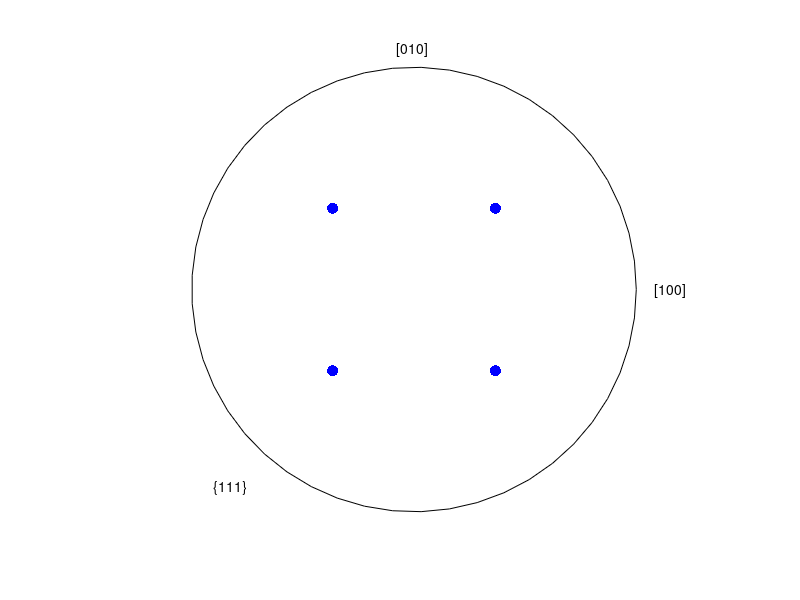

The MATLAB script that drew this image:
function plotPoleFigure( eulerAngles, plotFamily, interval, viewPlane, eulerConvention )
%PLOTPOLEFIGURE Creates crystallographic pole figures based on Euler angles
%   Function will allow the plot of any arbitrary crystal vectors viewed
%   from an arbitrary plane. Common choices for these options are built in
%   for convience. For example, to view the {111} family of plane vectors
%   (the common slip planes in an FCC crystal) simply input {111} as the
%   plotFamily. The usage is as follows:
%   plotPoleFigure( angles, {111}, [0 0 1], 1, 'kocks' );
%   
%   Defaults:
%   eulerAngles - [0 0 0]
%   plotFamily  - {111}
%   viewPlane   - [0 0 1]
%   interval    - 1
%   eulerConvention - 'kocks' (Output by ABAQUS Crystal Plasticity)
%
%   The eulerAngles can also be input as a file. The file parser is
%   currently set up to parse the output from the ABAQUS Crystal Plasticity
%   code as shown here https://icme.hpc.msstate.edu/mediawiki/index.php/Code:_ABAQUS_CPFEM
%
%   Developed on MATLAB R2014b
%   - Bradley Huddleston. April 23, 2015. Mississippi State University


% Set defaults for all arguments - allows an empty call as an example.
if nargin < 5
    eulerConvention = 'kocks';
end
if nargin < 4
    viewPlane = [0 0 1];
end
if nargin < 3
    interval = 1;
end
if nargin < 2
    plotFamily = {111};
end
if nargin < 1
    eulerAngles = [0 0 0];
end

% Set up euler angle convention
%   This method for defining the rotation matrix function allows any euler
%   angle convention to be used. The user simply has to create a function
%   named 'euler_rot_<userdefinedname>' that returns a rotation matrix 
%   according to their convention and then specify their conventionname in 
%   the plotPoleFigure function call.
eulerRot = str2func(['euler_rot_' eulerConvention]);

% Check plotFamily for common inputs
if iscell(plotFamily) && length(plotFamily)==1
if plotFamily{1} == 111
    plotFamily = [[1,1,1]',[-1,1,1]',[1,-1,1]',[-1,-1,1]']/sqrt(3);
    showFamily = [1,1,1];
        
elseif plotFamily{1} == 101
    plotFamily = [[1,0,1]',[-1,0,1]',[0,1,1]',[0,-1,1]']/sqrt(2);
    showFamily = [1,0,1];
        
else
    if mod(numel(plotFamily{1}),3)==0 
        plotFamily = reshape(plotFamily{1},3,numel(plotFamily{1})/3);
        showFamily = plotFamily;
        % Normalize vectors
        nms = repmat(arrayfun(@(x)(norm(plotFamily(:,x))),1:size(plotFamily,2)),3,1);
        plotFamily = plotFamily./nms;
    else
        error('Failed to use plotFamily. It should be a collection of 3 element vectors.')
    end
end
elseif iscell(plotFamily)
    if mod(numel(plotFamily),3)==0 
        plotFamily = reshape(plotFamily{:},3,numel(plotFamily)/3);
        showFamily = plotFamily;
        % Normalize vectors
        nms = repmat(arrayfun(@(x)(norm(plotFamily(:,x))),1:size(plotFamily,2)),3,1);
        plotFamily = plotFamily./nms;
    else
        error('Failed to use plotFamily. It should be a collection of 3 element vectors.')
    end
elseif isnumeric(plotFamily)
    if mod(numel(plotFamily),3)==0 
        plotFamily = reshape(plotFamily,3,numel(plotFamily)/3);
        showFamily = plotFamily;
        % Normalize vectors
        nms = repmat(arrayfun(@(x)(norm(plotFamily(:,x))),1:size(plotFamily,2)),3,1);
        plotFamily = plotFamily./nms;
    else
        error('Failed to use plotFamily. It should be a collection of 3 element vectors.')
    end
else
    error('Unable to parse plotFamily. It should be a numeric array of vectors.')
end

% Check interval input
if ~ischar(interval) && ~isnumeric(interval)
    error('Incorrect input for interval - it should be a number, ''all'', or ''end''')
end

% Load Euler angles
alpha={};beta={};gamma={};

if isnumeric(eulerAngles) && size(eulerAngles,2)==3
    alpha{end+1} = eulerAngles(:,1);
    beta{end+1} = eulerAngles(:,2);
    gamma{end+1} = eulerAngles(:,3);
elseif ischar(eulerAngles) && exist(eulerAngles,'file')
    f = fopen(eulerAngles,'r');
    atEOF = false;
    textscan(f,'%f','CommentStyle','*','Headerlines',1);
    niter = 0;
    while ~atEOF
        M = textscan(f,'%f %f %f %f %f %f %f %f','CommentStyle','*','Headerlines',1);
        niter = niter+1;
        if niter > 100
            warning('May take a long time for large files.')
        end
        if isempty(M{1})
            atEOF = 1;
        else
            alpha{end+1} = M{1};    %#ok<AGROW>
            beta{end+1} = M{2};     %#ok<AGROW>
            gamma{end+1} = M{3};    %#ok<AGROW>
        end
    end
elseif ischar(eulerAngles) && ~exist(eulerAngles,'file')
    error('File does not exist. Check path and try again.')
else
    error('Euler angles not set. Check inputs and try again.')
end


% Determine rotational matrices for viewing plane
plane = viewPlane/norm(viewPlane);
rotaxis = cross([0,0,1],plane);
angle = acos(dot([0,0,1],plane)/norm(plane));
if any(rotaxis)
    R_plane = rot_mat(angle,rotaxis/norm(rotaxis));
else
    R_plane = eye(3);
end

% Interval will determine plot style
if isnumeric(interval) && interval<=length(alpha{1})
	for i = 1:length(alpha{interval})
        R = eulerRot(alpha{interval}(i)*pi/180,beta{interval}(i)*pi/180,gamma{interval}(i)*pi/180);
		vec = R*plotFamily;
        % Stereoscopic Projection
        for j = 1:size(plotFamily,2)
            plane_vec = vec(:,j)'*R_plane;
            theta(i,j) = atan2(plane_vec(2),plane_vec(1));  %#ok<AGROW>
            radius(i,j) = tan(acos(abs(plane_vec(3)))/2);   %#ok<AGROW>
        end
	end

	figure
	polar(0,0)
	hold on
	h = findall(gcf,'type','line');
	delete(h)
	h = findall(gcf,'type','text');
	delete(h)
	text(-.08,1.08,'[010]')
	text(1.08,0,'[100]')
    text(-.9,-.9,sprintf('\\{%d%d%d\\}\n',showFamily))
	polar(theta,radius,'.b')
	handles = get(get(gcf,'children'),'children');
	set(handles(1:end-3),'markersize',24)

elseif ischar(interval) && strcmp(interval,'all')
     for i = 1:length(alpha)
        for k = 1:length(alpha{i})
            R = eulerRot(alpha{i}(k)*pi/180,beta{i}(k)*pi/180,gamma{i}(k)*pi/180);
            vec = R*plotFamily;
            for j = 1:size(plotFamily,2)
                plane_vec = vec(:,j)'*R_plane;
                if plane_vec(3) < 0
                    plane_vec = -plane_vec;
                    radius(i,j) = tan(acos(abs(plane_vec(3)))/2);   %#ok<AGROW>
                else
                    radius(i,j) = tan(acos(abs(plane_vec(3)))/2);   %#ok<AGROW>
                end
                theta(i,j) = atan2(plane_vec(2),plane_vec(1));      %#ok<AGROW>
            end
        end
     end
	figure
	polar(0,0)
	hold on
	h = findall(gcf,'type','line');
	delete(h)
	h = findall(gcf,'type','text');
	delete(h)
	text(-.08,1.08,'[010]')
	text(1.08,0,'[100]')
    text(-.9,-.9,sprintf('\\{%d%d%d\\}\n',showFamily))
	polar(theta(:),radius(:),'.r')
	polar(squeeze(theta(1,:,:)),squeeze(radius(1,:,:)),'.b')
	handles = get(get(gcf,'children'),'children');
	set(handles(1:end-3),'markersize',24)
    
elseif ischar(interval) && strcmp(interval,'end')
    for i = 1:length(alpha{end})
        R = eulerRot(alpha{end}(i)*pi/180,beta{end}(i)*pi/180,gamma{end}(i)*pi/180);
		vec = R*plotFamily;
        for j = 1:size(plotFamily,2)
            plane_vec = vec(:,j)'*R_plane;
			theta(i,j) = atan2(plane_vec(2),plane_vec(1));  %#ok<AGROW>
            radius(i,j) = tan(acos(abs(plane_vec(3)))/2);   %#ok<AGROW>
        end
    end

	figure
	polar(0,0)
	hold on
	h = findall(gcf,'type','line');
	delete(h)
	h = findall(gcf,'type','text');
	delete(h)
	text(-.08,1.08,'[010]')
	text(1.08,0,'[100]')
    text(-.9,-.9,sprintf('\\{%d%d%d\\}\n',showFamily))
	polar(theta,radius,'.b')
	handles = get(get(gcf,'children'),'children');
	set(handles(1:end-3),'markersize',24)
end

end

function mat = rot_mat(theta,axis)

cpMat = [0, -axis(3), axis(2);...
         axis(3), 0, -axis(1);...
         -axis(2), axis(1), 0];

mat = cos(theta)*eye(3) + sin(theta)*cpMat + (1-cos(theta))*kron(axis,axis');

end

function mat = euler_rot_kocks(a, b, c) %#ok<DEFNU> % Function is used using str2func on line 43

mat = [ cos(a)*cos(b)*cos(c) - sin(a)*sin(c), - cos(a)*sin(c) - cos(b)*cos(c)*sin(a), cos(c)*sin(b);...
        cos(c)*sin(a) + cos(a)*cos(b)*sin(c),   cos(a)*cos(c) - cos(b)*sin(a)*sin(c), sin(b)*sin(c);...
                       -cos(a)*sin(b),          sin(a)*sin(b),                        cos(b)];

end